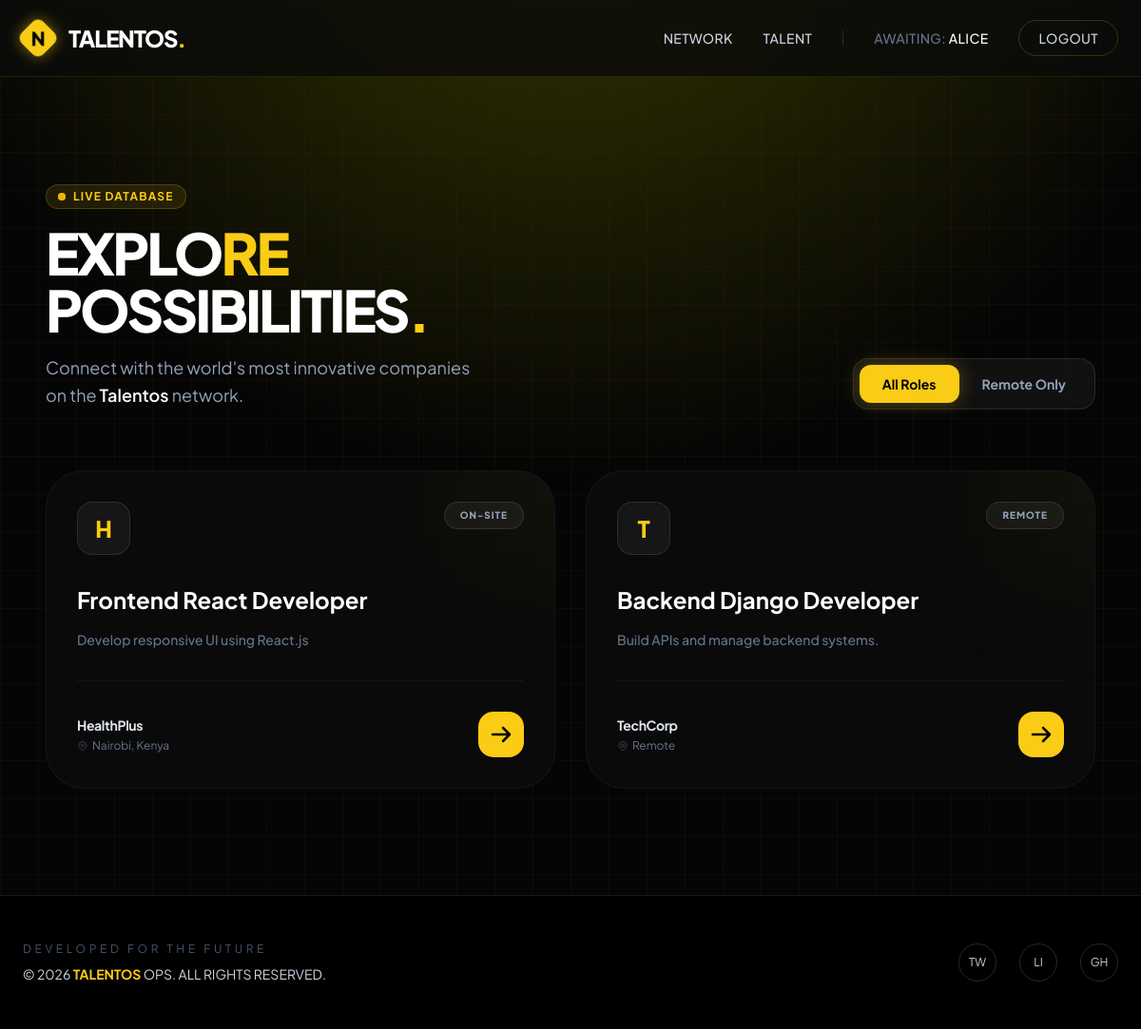
/jobs/ (signed in), run on the app's committed database.
### members/models.py (models this page shows, shortened)
class User(AbstractUser):
    email = models.EmailField(unique=True)
    USERNAME_FIELD = "email"
    REQUIRED_FIELDS = ["username"]

class Organization(models.Model):
    name = models.CharField(max_length=255)
    slug = models.SlugField(unique=True)
    description = models.TextField(blank=True)
    website = models.URLField(blank=True)
    created_at = models.DateTimeField(auto_now_add=True)

### jobs/models.py (models this page shows, shortened)
class Job(models.Model):
    organization = models.ForeignKey(
        Organization,
        on_delete=models.CASCADE,
        related_name="jobs"
    )
    title = models.CharField(max_length=255)
    description = models.TextField()
    LOCATION_CHOICES = [
        ("remote", "Remote"),
        ("onsite", "On-site"),
        ("hybrid", "Hybrid"),
    ]
    location_type = models.CharField(
        max_length=20,
        choices=LOCATION_CHOICES
    )
    location = models.CharField(max_length=255, blank=True)
    is_active = models.BooleanField(default=True)
    created_at = models.DateTimeField(auto_now_add=True)
    expires_at = models.DateTimeField(null=True, blank=True)

### jobs/views.py (the view)
# urls.py: path('', views.job_list, name='job_list'),                 # /jobs/ -> list all jobs
def job_list(request):
    jobs = Job.objects.all().order_by('-created_at')
    return render(request, "jobs/job_list.html", {"jobs": jobs})

### jobs/templates/jobs/job_list.html (shortened to what this page needs)
{% extends "members/base.html" %}
{% block content %}
<div class="max-w-7xl mx-auto px-6 py-16">
    <div class="flex flex-col lg:flex-row lg:items-end justify-between mb-16 gap-8">
        <div class="space-y-4">
            <div class="inline-flex items-center gap-2 px-3 py-1 rounded-full bg-yellow-400/10 border border-yellow-400/20 text-yellow-400 text-xs font-bold uppercase tracking-widest">
                <span class="relative flex h-2 w-2">
                    <span class="relative inline-flex rounded-full h-2 w-2 bg-yellow-500"></span>
                </span>
                Live Database
            </div>
            <h1 class="text-5xl md:text-6xl font-black text-white tracking-tighter">
                EXPLO<span class="text-yellow-400">RE</span><br/>POSSIBILITIES<span class="text-yellow-400">.</span>
            </h1>
            <p class="text-slate-400 max-w-md text-lg leading-relaxed">
                Connect with the world's most innovative companies on the <span class="text-white font-semibold">Talentos</span> network.
            </p>
        </div>
        <div class="flex p-1.5 bg-white/5 backdrop-blur-xl border border-white/10 rounded-2xl">
            <button class="px-6 py-2.5 bg-yellow-400 text-black rounded-xl text-sm font-bold transition-all shadow-[0_0_20px_rgba(250,204,21,0.3)]">
                All Roles
            </button>
            <button class="px-6 py-2.5 text-slate-400 hover:text-white rounded-xl text-sm font-bold transition-all">
                Remote Only
            </button>
        </div>
    </div>
    <div class="grid grid-cols-1 md:grid-cols-2 xl:grid-cols-3 gap-8">
        {% for job in jobs %}
        <div class="group relative bg-[#0A0A0A] border border-white/5 rounded-[2.5rem] p-8 transition-all duration-500 hover:border-yellow-400/50 hover:bg-[#111111] overflow-hidden">
            <div class="absolute -top-24 -right-24 h-48 w-48 bg-yellow-400/5 blur-[80px] group-hover:bg-yellow-400/10 transition-all duration-500"></div>
            <div class="flex justify-between items-start mb-8 relative z-10">
                <div class="h-14 w-14 rounded-2xl bg-white/5 border border-white/10 flex items-center justify-center text-yellow-400 font-black text-2xl group-hover:scale-110 group-hover:border-yellow-400/30 transition-all duration-500 shadow-inner">
                    {{ job.organization.name|slice:":1" }}
                </div>
                <div class="px-4 py-1.5 rounded-full bg-white/5 border border-white/10 text-[10px] font-black uppercase tracking-widest text-slate-400 group-hover:text-yellow-400 group-hover:border-yellow-400/20 transition-all">
                    {{ job.get_location_type_display }}
                </div>
            </div>
            <div class="space-y-4 relative z-10">
                <h3 class="text-2xl font-bold text-white leading-tight group-hover:text-yellow-400 transition-colors">
                    {{ job.title }}
                </h3>
                <p class="text-slate-500 text-sm leading-relaxed line-clamp-2 font-medium">
                    {{ job.description|truncatechars:110 }}
                </p>
            </div>
            <div class="mt-8 pt-8 border-t border-white/5 flex items-center justify-between relative z-10">
                <div class="flex flex-col">
                    <span class="text-sm font-bold text-slate-200 tracking-tight">{{ job.organization.name }}</span>
                    <span class="text-xs text-slate-500 mt-1 flex items-center gap-1">
                        <svg class="w-3 h-3" fill="none" stroke="currentColor" viewBox="0 0 24 24"><path d="M17.657 16.657L13.414 20.9a1.998 1.998 0 01-2.827 0l-4.244-4.243a8 8 0 1111.314 0z"></path><path d="M15 11a3 3 0 11-6 0 3 3 0 016 0z"></path></svg>
                        {{ job.location }}
                    </span>
                </div>
                <a href="{% url 'job_detail' job.id %}"
                   class="flex items-center justify-center h-12 w-12 rounded-2xl bg-yellow-400 text-black transform transition-all duration-500 group-hover:rotate-[360deg] group-hover:shadow-[0_0_25px_rgba(250,204,21,0.4)]">
                    <svg xmlns="http://www.w3.org/2000/svg" class="h-6 w-6" fill="none" viewBox="0 0 24 24" stroke="currentColor" stroke-width="2.5">
                        <path stroke-linecap="round" stroke-linejoin="round" d="M14 5l7 7m0 0l-7 7m7-7H3" />
                    </svg>
                </a>
            </div>
        </div>
        {% endfor %}
    </div>
</div>
{% endblock %}

### members/templates/members/base.html (shortened to what this page needs)
<!DOCTYPE html>
<html lang="en" class="scroll-smooth">
<head>
    <script src="https://cdn.tailwindcss.com"></script>
</head>
<body class="text-slate-300 min-h-screen flex flex-col">
    <nav class="glass-nav sticky top-0 z-50">
        <div class="max-w-7xl mx-auto px-6 h-20 flex justify-between items-center">
            <div class="flex items-center gap-2">
                <div class="h-8 w-8 bg-yellow-400 rounded-lg rotate-45 flex items-center justify-center shadow-[0_0_15px_rgba(250,204,21,0.5)]">
                    <div class="-rotate-45 text-black font-black text-xl">N</div>
                </div>
                <a href="{% url 'home' %}" class="group flex items-center no-underline">
                    <h1 class="text-2xl font-extrabold tracking-tighter text-white ml-2 transition-all group-hover:opacity-80">
                        TALENTOS<span class="text-yellow-400 group-hover:animate-pulse">.</span>
                    </h1>
                </a>
            </div>
            <div class="hidden md:flex items-center gap-8 text-sm font-medium tracking-wide">
                <a href="{% url 'dashboard' %}" class="hover:text-yellow-400 transition-colors uppercase">Network</a>
                <a href="#" class="hover:text-yellow-400 transition-colors uppercase">Talent</a>
                {% if user.is_authenticated %}
                    <span class="text-slate-500 uppercase">Awaiting: <span class="text-white">{{ user.username }}</span></span>
                    <form method="post" action="{% url 'logout' %}" style="display:inline;">
                        <button type="submit" class="border border-yellow-400/20 px-5 py-2 rounded-full hover:bg-yellow-400 hover:text-black transition-all">
                            LOGOUT
                        </button>
                    </form>
                {% else %}
                    <a href="{% url 'login' %}" class="hover:text-yellow-400 transition-colors uppercase">Access</a>
                    <a href="{% url 'signup' %}" class="btn-yellow text-black px-6 py-2.5 rounded-full font-bold uppercase tracking-wider">Join TALENTOS</a>
                {% endif %}
            </div>
        </div>
    </nav>
    <main class="flex-grow">
        <div class="max-w-7xl mx-auto px-6 py-12">
            {% block content %}{% endblock %}
        </div>
    </main>
    <footer class="border-t border-slate-900 bg-black py-12">
        <div class="max-w-7xl mx-auto px-6 flex flex-col md:flex-row justify-between items-center gap-8">
            <div class="text-center md:text-left">
                <p class="text-xs uppercase tracking-[0.3em] text-slate-600 mb-2">Developed for the Future</p>
                <p class="text-sm">&copy; 2026 <span class="text-yellow-400 font-bold">TALENTOS</span> OPS. ALL RIGHTS RESERVED.</p>
            </div>
            <div class="flex gap-6">
                <div class="h-10 w-10 border border-slate-800 rounded-full flex items-center justify-center hover:border-yellow-400 transition-colors cursor-pointer">
                    <span class="text-xs">TW</span>
                </div>
                <div class="h-10 w-10 border border-slate-800 rounded-full flex items-center justify-center hover:border-yellow-400 transition-colors cursor-pointer">
                    <span class="text-xs">LI</span>
                </div>
                <div class="h-10 w-10 border border-slate-800 rounded-full flex items-center justify-center hover:border-yellow-400 transition-colors cursor-pointer">
                    <span class="text-xs">GH</span>
                </div>
            </div>
        </div>
    </footer>
</body>
</html>

### members/templates/members/base.html (style rules this page uses)
body { font-family: 'Plus Jakarta Sans', sans-serif; background-color: #050505; background-image: radial-gradient(circle at 50% -20%, #3e3e00 0%, transparent 50%), linear-gradient(rgba(250, 204, 21, 0.03) 1px, transparent 1px), linear-gradient(90deg, rgba(250, 204, 21, 0.03) 1px, transparent 1px); background-size: 100% 100%, 40px 40px, 40px 40px; }
.glass-nav { background: rgba(10, 10, 10, 0.8); backdrop-filter: blur(12px); border-bottom: 1px solid rgba(250, 204, 21, 0.1); }

### data on the page
User: username "ALICE"
Job: organization.name "H", location_type "ON-SITE", title "Frontend React Developer", description "Develop responsive UI using React.js", organization.name "HealthPlus", location "Nairobi, Kenya"
Job: organization.name "T", location_type "REMOTE", title "Backend Django Developer", description "Build APIs and manage backend systems.", organization.name "TechCorp", location "Remote"
